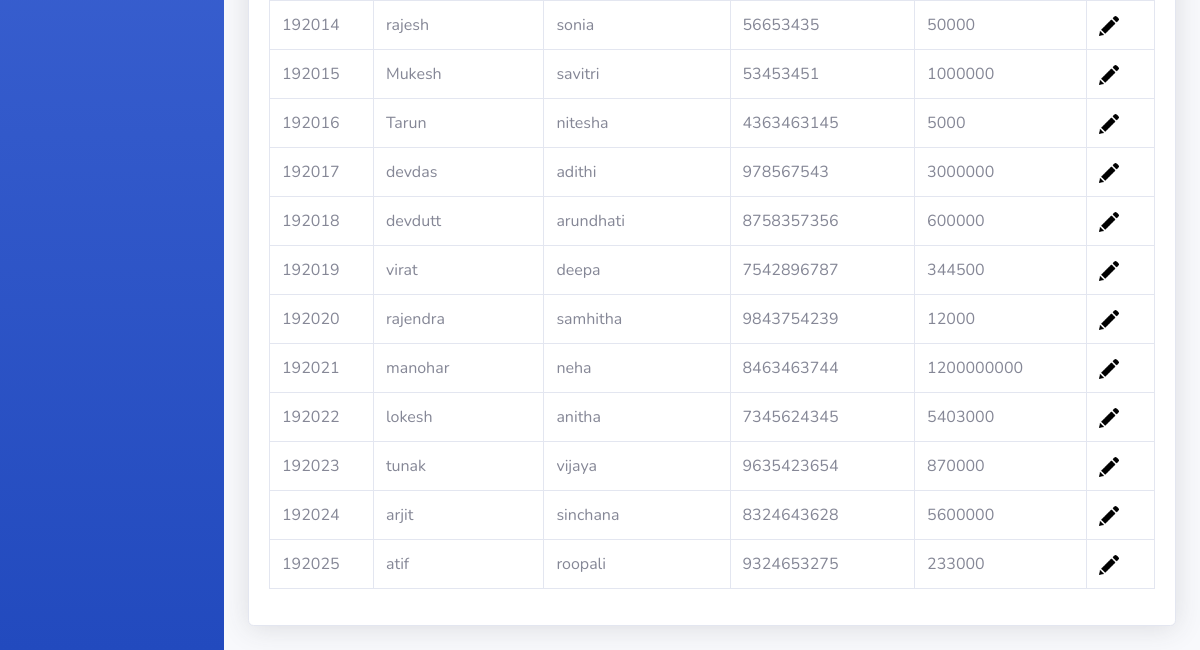
The page /frontend/parentdisplay.php (signed in, lower part) on the database as committed earlier.
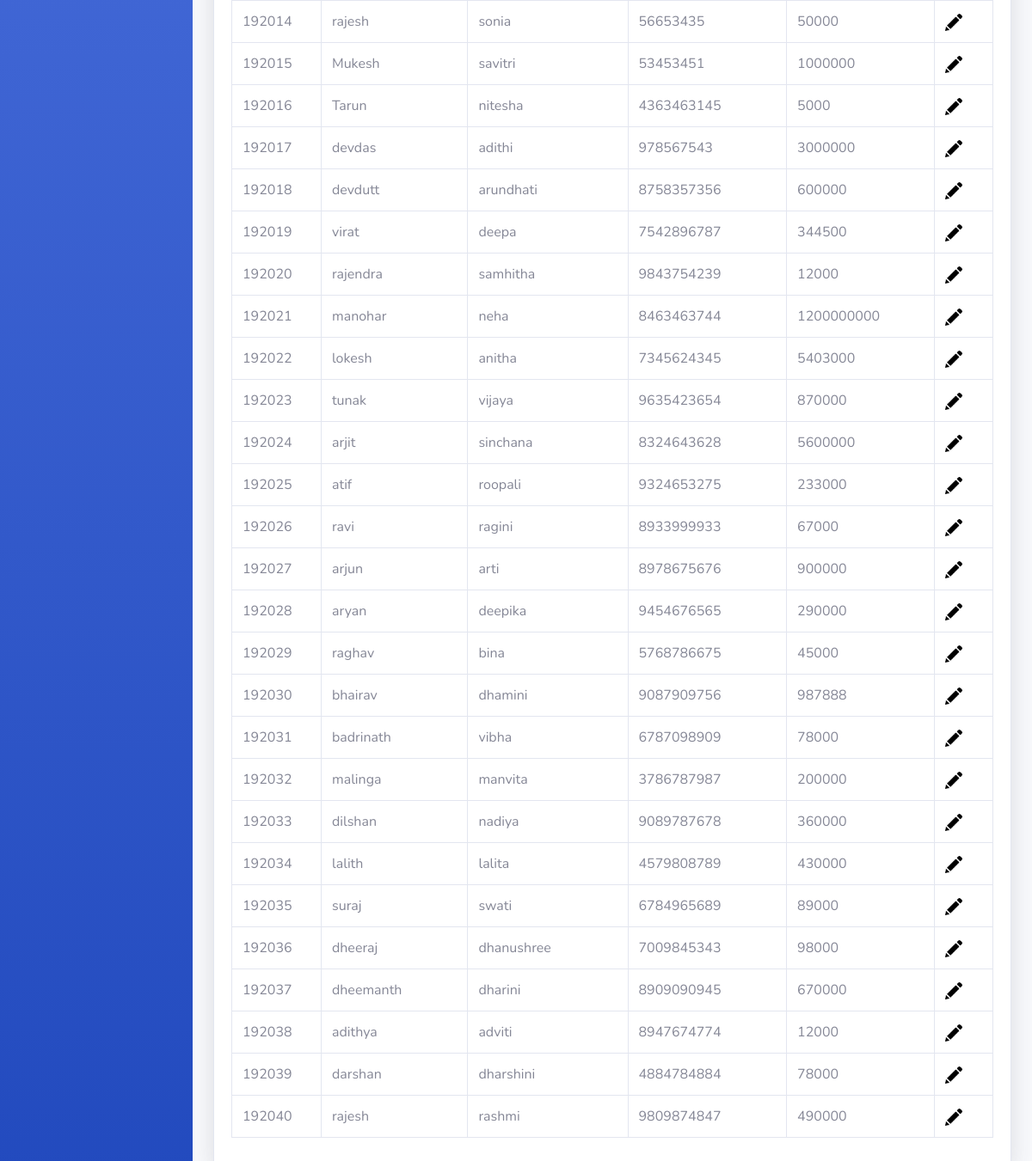
The same page on the database as committed later.
### tables this page shows
CREATE TABLE `parent_info` (
  `SR_NO` int(11) NOT NULL,
  `FATHER_NAME` varchar(40) NOT NULL,
  `MOTHER_NAME` varchar(40) NOT NULL,
  `CONTACT_NO` varchar(13) NOT NULL,
  `ANNUAL_INCOME` int(11) NOT NULL
);

### frontend/parentdisplay.php (the view, shortened to what this page needs)
<!DOCTYPE html>
<html lang="en">
<head>
    <link href="vendor/fontawesome-free/css/all.min.css" rel="stylesheet" type="text/css">
    <link href="css/sb-admin-2.min.css" rel="stylesheet">
    <link href="vendor/datatables/dataTables.bootstrap4.min.css" rel="stylesheet">
</head>
<body id="page-top">
    <div id="wrapper">
        <ul class="navbar-nav bg-gradient-primary sidebar sidebar-dark accordion" id="accordionSidebar">
        </ul>
        <div id="content-wrapper" class="d-flex flex-column">
            <div id="content">
                <div class="container-fluid">
                    <br>
                    <div class="card shadow mb-4">
                        <div class="card-body">
                            <div class="table-responsive">
                                <table class="table table-bordered" id="dataTable" width="100%" cellspacing="0">
                                    <tbody>
                                        <?php
                                          $servername = "localhost";
                                          $username = "root";
                                          $password = "";
                                          $dbname = "home";
                                          $conn = new mysqli($servername, $username, $password, $dbname);
                                          $sql = "SELECT * FROM parent_info";
                                          $result = $conn->query($sql);
                                          if ($result->num_rows > 0) {
                                          while($row = mysqli_fetch_array($result)) {
                                        ?>
                                        <tr>
                                            <td><?php echo $row["SR_NO"]; ?></td>
                                            <td><?php echo $row["FATHER_NAME"]; ?></td>
                                            <td><?php echo $row["MOTHER_NAME"]; ?></td>
                                            <td><?php echo $row["CONTACT_NO"]; ?></td>
                                            <td><?php echo $row["ANNUAL_INCOME"]; ?></td>
                                            <td><a href="editparentinfo.php?&id=<?php echo $row['SR_NO'] ?> "><img src="draw.png" height="20px" width="20px" ></a></td>
                                        </tr>
                                        <?php }
                                        } else {
                                          echo "0 results";
                                        }
                                    ?>
                                </table>
                            </div>
                        </div>
                    </div>
                </div>
            </div>
        </div>
    </div>
</body>
</html>

Rows that differ between the two databases and show on the page:
added parent_info: SR_NO "192026", FATHER_NAME "ravi", MOTHER_NAME "ragini", CONTACT_NO "8933999933", ANNUAL_INCOME "67000"
added parent_info: SR_NO "192027", FATHER_NAME "arjun", MOTHER_NAME "arti", CONTACT_NO "8978675676", ANNUAL_INCOME "900000"
added parent_info: SR_NO "192028", FATHER_NAME "aryan", MOTHER_NAME "deepika", CONTACT_NO "9454676565", ANNUAL_INCOME "290000"
added parent_info: SR_NO "192029", FATHER_NAME "raghav", MOTHER_NAME "bina", CONTACT_NO "5768786675", ANNUAL_INCOME "45000"
added parent_info: SR_NO "192030", FATHER_NAME "bhairav", MOTHER_NAME "dhamini", CONTACT_NO "9087909756", ANNUAL_INCOME "987888"
added parent_info: SR_NO "192031", FATHER_NAME "badrinath", MOTHER_NAME "vibha", CONTACT_NO "6787098909", ANNUAL_INCOME "78000"
added parent_info: SR_NO "192032", FATHER_NAME "malinga", MOTHER_NAME "manvita", CONTACT_NO "3786787987", ANNUAL_INCOME "200000"
added parent_info: SR_NO "192033", FATHER_NAME "dilshan", MOTHER_NAME "nadiya", CONTACT_NO "9089787678", ANNUAL_INCOME "360000"
added parent_info: SR_NO "192034", FATHER_NAME "lalith", MOTHER_NAME "lalita", CONTACT_NO "4579808789", ANNUAL_INCOME "430000"
added parent_info: SR_NO "192035", FATHER_NAME "suraj", MOTHER_NAME "swati", CONTACT_NO "6784965689", ANNUAL_INCOME "89000"
added parent_info: SR_NO "192036", FATHER_NAME "dheeraj", MOTHER_NAME "dhanushree", CONTACT_NO "7009845343", ANNUAL_INCOME "98000"
added parent_info: SR_NO "192037", FATHER_NAME "dheemanth", MOTHER_NAME "dharini", CONTACT_NO "8909090945", ANNUAL_INCOME "670000"
added parent_info: SR_NO "192038", FATHER_NAME "adithya", MOTHER_NAME "adviti", CONTACT_NO "8947674774", ANNUAL_INCOME "12000"
added parent_info: SR_NO "192039", FATHER_NAME "darshan", MOTHER_NAME "dharshini", CONTACT_NO "4884784884", ANNUAL_INCOME "78000"
added parent_info: SR_NO "192040", FATHER_NAME "rajesh", MOTHER_NAME "rashmi", CONTACT_NO "9809874847", ANNUAL_INCOME "490000"
